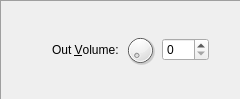
       <widget class="QFrame" name="frame_10">
        <property name="frameShape">
         <enum>QFrame::Panel</enum>
        </property>
        <property name="frameShadow">
         <enum>QFrame::Sunken</enum>
        </property>
        <layout class="QGridLayout" name="gridLayout_19">
         <item row="0" column="4">
          <widget class="QSpinBox" name="outVolume_spin">
           <property name="sizePolicy">
            <sizepolicy hsizetype="Fixed" vsizetype="Fixed">
             <horstretch>0</horstretch>
             <verstretch>0</verstretch>
            </sizepolicy>
           </property>
           <property name="contextMenuPolicy">
            <enum>Qt::CustomContextMenu</enum>
           </property>
           <property name="keyboardTracking">
            <bool>false</bool>
           </property>
           <property name="maximum">
            <number>127</number>
           </property>
          </widget>
         </item>
         <item row="0" column="1">
          <spacer name="horizontalSpacer_30">
           <property name="orientation">
            <enum>Qt::Horizontal</enum>
           </property>
           <property name="sizeHint" stdset="0">
            <size>
             <width>40</width>
             <height>20</height>
            </size>
           </property>
          </spacer>
         </item>
         <item row="0" column="5">
          <spacer name="horizontalSpacer_31">
           <property name="orientation">
            <enum>Qt::Horizontal</enum>
           </property>
           <property name="sizeType">
            <enum>QSizePolicy::Fixed</enum>
           </property>
           <property name="sizeHint" stdset="0">
            <size>
             <width>20</width>
             <height>20</height>
            </size>
           </property>
          </spacer>
         </item>
         <item row="0" column="2">
          <widget class="QLabel" name="outVolume_lbl">
           <property name="text">
            <string>Out &amp;Volume:</string>
           </property>
           <property name="buddy">
            <cstring>outVolume_spin</cstring>
           </property>
          </widget>
         </item>
         <item row="0" column="3">
          <widget class="QDial" name="outVolume_dial">
           <property name="sizePolicy">
            <sizepolicy hsizetype="Fixed" vsizetype="Fixed">
             <horstretch>0</horstretch>
             <verstretch>0</verstretch>
            </sizepolicy>
           </property>
           <property name="maximumSize">
            <size>
             <width>32</width>
             <height>32</height>
            </size>
           </property>
           <property name="contextMenuPolicy">
            <enum>Qt::CustomContextMenu</enum>
           </property>
           <property name="maximum">
            <number>127</number>
           </property>
           <property name="pageStep">
            <number>16</number>
           </property>
          </widget>
         </item>
        </layout>
       </widget>
